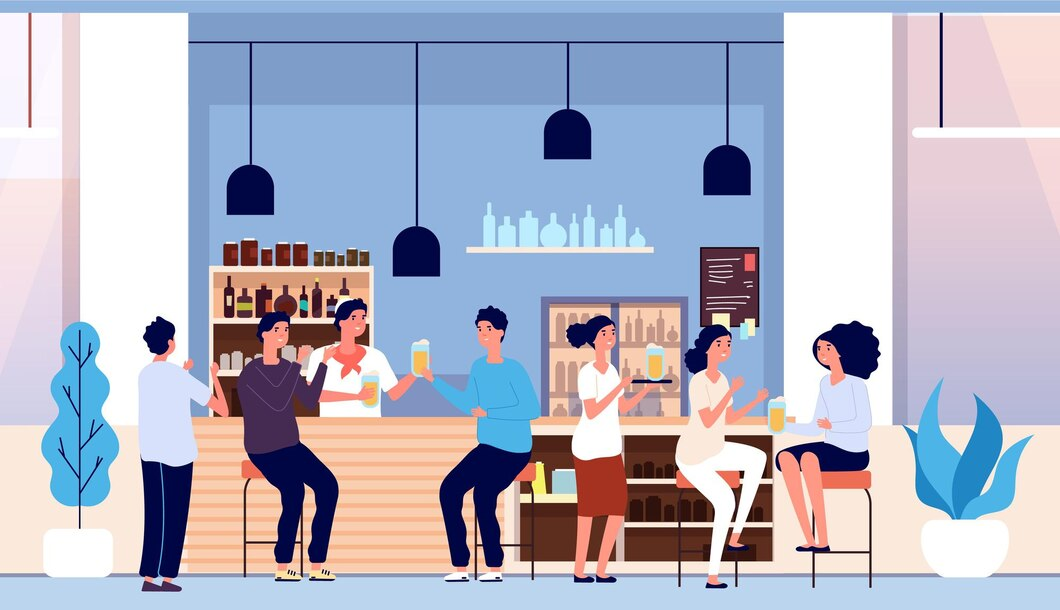
#> input picture images/bar.jpg, 1060 x 610 px
$ python main.py
#> lines starting #> are read from the running program, lines starting #| are printed output that depends on the picture; after the words box and inside, x2 and y2 are one past the last pixel; in counts of white or black regions, pixels touching at a corner belong together
#> in main, img is the input picture: shape (610, 1060, 3); mean B, G, R 197.3, 180.5, 178.7
### create_data/modify_img.py
import random

import cv2 as cv
import numpy as np
from create_data.utils import *
from create_data.constant import *


# [69 lines left out: functions draw_random_rectangle, draw_avg_rectangle, flip_rectangle, not called in this run]


def _find_contours(img, min_area, max_area):
    '''
    find the contour of the image, filter it by contour's area
    :param img: input image
    :param min_area: minimum contour's area
    :param max_area: maximum contour's area
    :return: a list of filtered contours
    '''
#> called with min_area = 1000, max_area = 6000
    copy_img = img.copy()

    gray_img = cv.cvtColor(copy_img, cv.COLOR_BGR2GRAY)
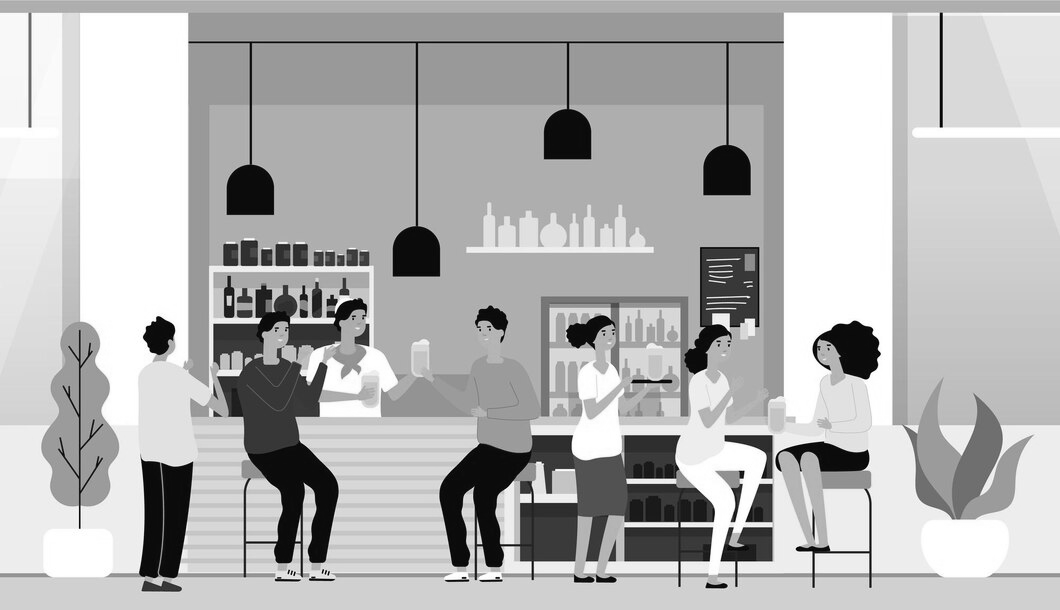
#> gray_img: shape (610, 1060); min 1, max 255, mean 181.9

    # Detect edges with Canny
    canny_img = cv.Canny(gray_img, 30, 250)
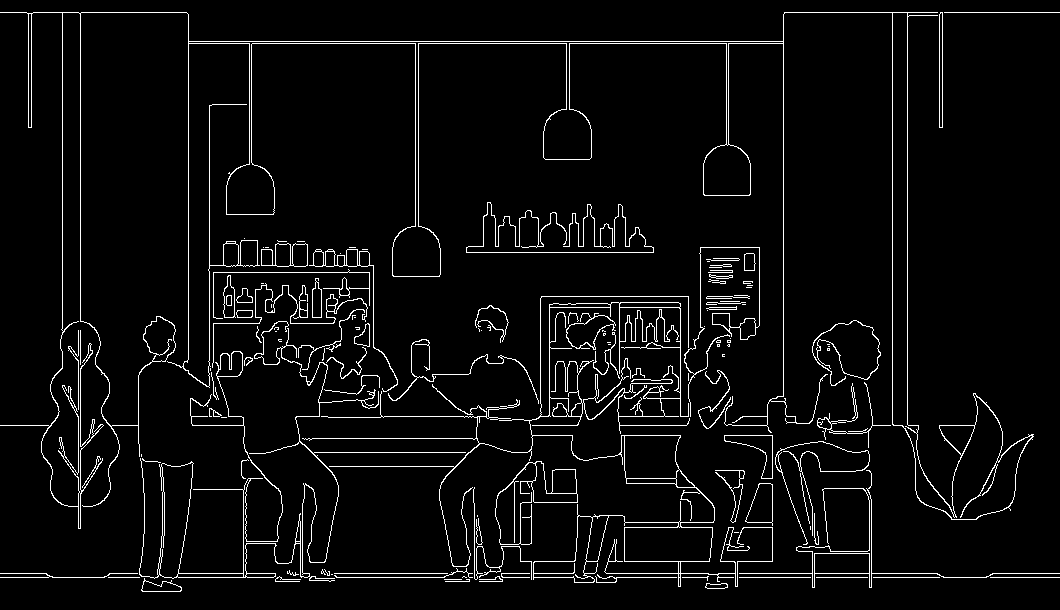
#> canny_img: shape (610, 1060); 4.5% white in thin lines or dots

    contours, hierarchy = cv.findContours(canny_img.copy(), cv.RETR_TREE, cv.CHAIN_APPROX_NONE)
#> contours = 237 contours, 134 with area under 20; largest, box (x1, y1, x2, y2) and area: (0, 12, 1034, 529) 26648, (892, 12, 1033, 520) 12316, (302, 296, 773, 587) 9098, (188, 41, 784, 277) 8796, (139, 321, 466, 582) 3968

    filtered_contours = []
    for contour in contours:
        if min_area < cv.contourArea(contour) < max_area:
            filtered_contours.append(contour)
#> this loop made 237 passes
#> contour on passes 17, 29, 44: [[331, 574], [332, 574]], [[477, 515], [477, 516]], [[141, 454], [141, 455], [141, 456], [141, 455]]
#> after the loop, filtered_contours = 9 contours; largest, box (x1, y1, x2, y2) and area: (139, 321, 466, 582) 3968, (624, 526, 713, 562) 2952, (159, 462, 194, 579) 2654, (624, 435, 681, 479) 2247, (703, 144, 751, 196) 2130

    return filtered_contours


# [25 lines left out: function change_edge_color, not called in this run]


def change_object_color(img, num_changes):
    '''
    Change the color of an object (area) in the image
    :param img: input image
    :param num_changes: number of areas to change
    :return: a modified image
    '''
    copy_img = img.copy()
    contours = _find_contours(copy_img, MIN_POLY_AREA, MAX_POLY_AREA)
#> contours has the same summary as filtered_contours in _find_contours

    # Choose random contours to change
    if len(contours) <= num_changes:
        selected = list(range(len(contours)))
    else:
        selected = random.sample(range(len(contours)), num_changes)
#> selected = [6, 8, 0, 2, 4]

    print(len(selected))
#| 5

    for i in range(len(selected)):
        # random color
        color = generate_color()

        # area = [contours[selected[i]]]
        cv.fillPoly(copy_img, [contours[selected[i]]], color[::-1])
#> this loop made 5 passes
#> (r in generate_color, g in generate_color, b in generate_color) on passes 1 to 5: (124, 103, 235), (200, 212, 77), (247, 122, 91), (149, 228, 232), (55, 129, 35)
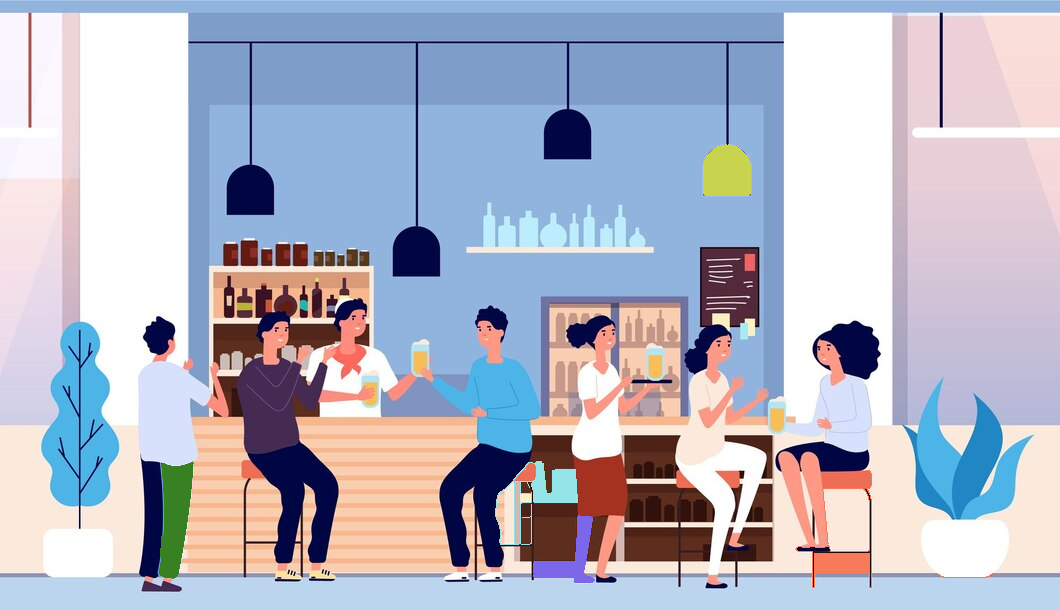
#> copy_img: shape (610, 1060, 3); 1.59% of pixels changed, all inside (x1, y1, x2, y2) = (159, 144, 1060, 588)

    return copy_img

### create_data/utils.py
import random
from create_data.constant import *
import cv2 as cv


# [44 lines left out: functions generate_rects, overlap_rect, not called in this run]


def generate_color():
    '''
    Generate random RGB color
    :return: a tuple of (red, green, blue) value
    '''
    r = random.randrange(255)
    g = random.randrange(255)
    b = random.randrange(255)
    return r, g, b
    # return (255, 0, 0)

### spot_difference/spot_diff.py
import cv2 as cv
from create_data.constant import *

def spot_the_difference(original_img, modified_img):
    original_img_gray = cv.cvtColor(original_img, cv.COLOR_BGR2GRAY)
    modified_img_gray = cv.cvtColor(modified_img, cv.COLOR_BGR2GRAY)

    # Calc the difference
    diff = cv.absdiff(original_img_gray, modified_img_gray)
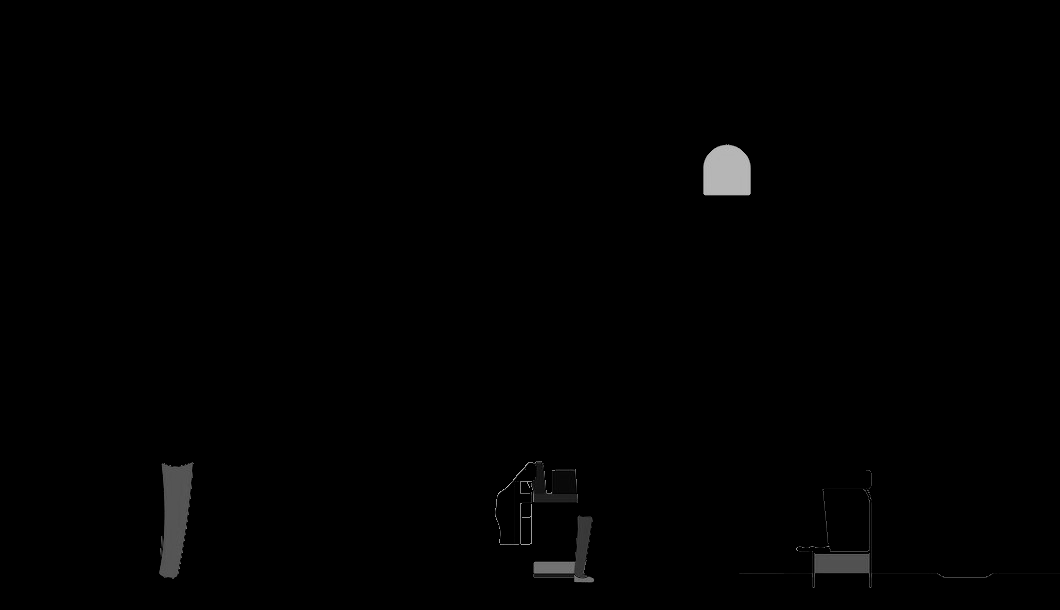
#> diff: shape (610, 1060); min 0, max 202, mean 1.4

    # thresh to binary image
    thresh = cv.threshold(diff, 0, 255, cv.THRESH_BINARY + cv.THRESH_OTSU)

    # Dilate to reduce small noise
    kernel = cv.getStructuringElement(cv.MORPH_DILATE, (5, 5))
#> kernel = [[0, 0, 1, 0, 0], [0, 0, 1, 0, 0], [1, 1, 1, 1, 1], [0, 0, 1, 0, 0], [0, 0, 1, 0, 0]]
    dilate_img = cv.dilate(diff, kernel, iterations=2)

    # Find contour of the differences
    contours, hierarchy = cv.findContours(dilate_img, cv.RETR_EXTERNAL, cv.CHAIN_APPROX_SIMPLE)
#> contours = 5 contours; box (x1, y1, x2, y2) and area: (735, 466, 1060, 592) 8030, (491, 457, 582, 549) 4926, (155, 458, 198, 583) 3772, (699, 140, 755, 200) 2810, (529, 511, 599, 587) 2478

    # Draw bounder around the contours
    for contour in contours:
        if cv.contourArea(contour) > MIN_DIFF_AREA:
            x, y, w, h = cv.boundingRect(contour)
            cv.rectangle(modified_img, (x, y), (x + w, y + h), SPOT_COLOR[::-1], 3)
#> this loop made 5 passes
#> (x, y, w, h) on passes 1 to 5: (529, 511, 70, 76), (735, 466, 325, 126), (155, 458, 43, 125), (491, 457, 91, 92), (699, 140, 56, 60)
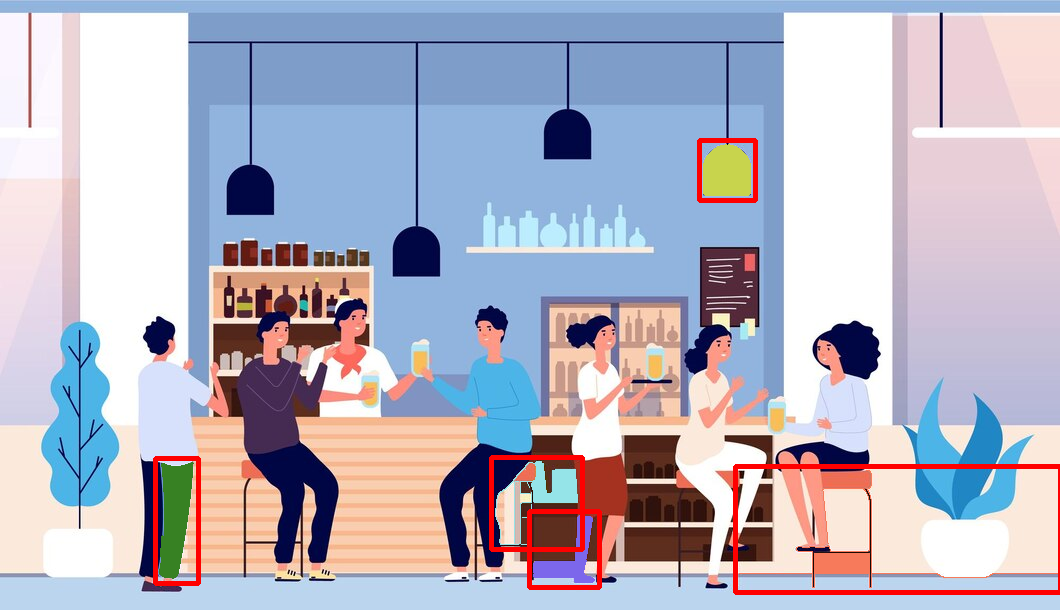
#> modified_img: shape (610, 1060, 3); 1.57% of pixels changed, all inside (x1, y1, x2, y2) = (153, 138, 1060, 595)

    return modified_img

### create_data/img_utils.py
import matplotlib.pyplot as plt
from create_data.modify_img import *
from spot_difference.spot_diff import *


def show_two_img(img1, img2, title1="Original Image", title2=None):
    '''
    Show to image side by side
    :param img1: 1st image
    :param img2: 2nd image
    :param title1: title of 1st image
    :param title2: title of 2nd image
    :return: None
    '''
#> called with title1 = 'Original Image', title2 = 'Level 5'
    fig, (ax1, ax2) = plt.subplots(ncols=2)
    ax1.imshow(img1[:, :, ::-1])
    ax1.set_title(title1)
    ax1.axis('off')
    ax2.imshow(img2[:, :, ::-1])
    ax2.set_title(title2)
    ax2.axis('off')

    plt.show()
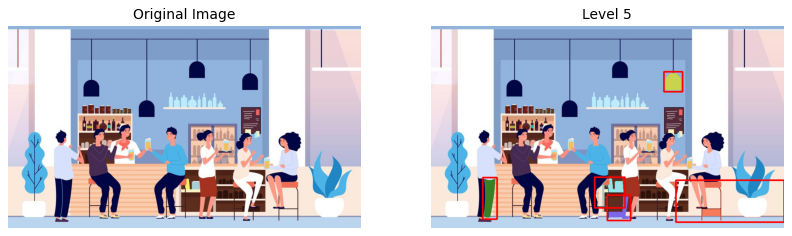
#> figure drawn by matplotlib, 2 panels


def show_level(img, level=1, spot_diff=False):
    '''
    Show the original image and the modified image of the level
    :param img: input image
    :param level: game level (1->5)
    :return: None
    '''
    level_img = []
    plt.rcParams['figure.figsize'] = [12, 8]
    if level == 1:
        level_img = draw_random_rectangle(img, LEVEL1)
    elif level == 2:
        level_img = draw_avg_rectangle(img, LEVEL2)
    elif level == 3:
        level_img = flip_rectangle(img, LEVEL3)
    elif level == 4:
        level_img = change_edge_color(img, LEVEL4)
    elif level == 5:
        level_img = change_object_color(img, LEVEL5)

    if spot_diff:
        level_img = spot_the_difference(img, level_img)

    show_two_img(img, level_img, title2="Level %s" % level)

### main.py
import cv2 as cv
import matplotlib.pyplot as plt
from create_data.img_utils import *
from create_data.modify_img import *


def main():
    img = cv.imread("images/bar.jpg")
    show_level(img, 5, spot_diff=True)


if __name__ == "__main__":
    main()

$ run again, with images/AnimalFarm.jpg copied over images/bar.jpg
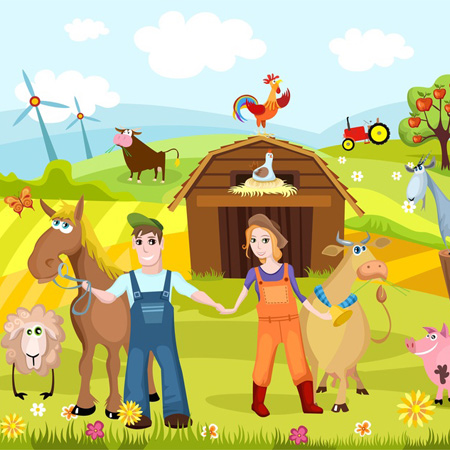
#> input picture images/AnimalFarm.jpg, 450 x 450 px
#> in main, img is the input picture: shape (450, 450, 3); mean B, G, R 123.3, 190.9, 195.2
#> in _find_contours, `canny_img = cv.Canny(gray_img, 30, 250)`:
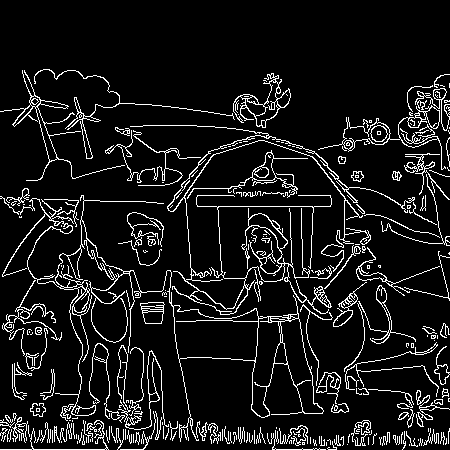
#> canny_img: shape (450, 450); 9.3% white in thin lines or dots, all inside (x1, y1, x2, y2) = (0, 69, 450, 450)
#> in _find_contours, `contours, hierarchy = cv.findContours(canny_img.copy(), cv.RETR_TREE, ..`: contours = 478 contours, 360 with area under 20; largest, box (x1, y1, x2, y2) and area: (0, 195, 324, 442) 8588, (173, 305, 259, 361) 3658, (251, 316, 282, 418) 1737, (280, 318, 324, 414) 1730, (130, 125, 415, 315) 1632
#> the loop in _find_contours, `for contour in contours:` made 478 passes
#> contour on passes 1, 2, 5: [[409, 444], [409, 445]], [[347, 444]], [[302, 443], [303, 442], [304, 443], [303, 444]]
#> after the loop in _find_contours, `for contour in contours:`: filtered_contours = 6 contours; box (x1, y1, x2, y2) and area: (173, 305, 259, 361) 3658, (251, 316, 282, 418) 1737, (280, 318, 324, 414) 1730, (130, 125, 415, 315) 1632, (318, 105, 446, 170) 1234, (233, 73, 291, 128) 1001
#> in change_object_color, `contours = _find_contours(copy_img, MIN_POLY_AREA, MAX_POLY_AREA)`: contours has the same summary as filtered_contours in _find_contours
#> selected = [3, 5, 0, 1, 2]
#| 5
#> the loop in change_object_color, `for i in range(len(selected)):` made 5 passes
#> (r in generate_color, g in generate_color, b in generate_color) on passes 1 to 5: (103, 235, 200), (212, 77, 247), (122, 91, 149), (228, 232, 55), (129, 35, 72)
#> kernel = [[0, 0, 1, 0, 0], [0, 0, 1, 0, 0], [1, 1, 1, 1, 1], [0, 0, 1, 0, 0], [0, 0, 1, 0, 0]]
#> in spot_the_difference, `contours, hierarchy = cv.findContours(dilate_img, cv.RETR_EXTERNAL, cv..`: contours = 1 contour; box (x1, y1, x2, y2) and area: (126, 69, 419, 422) 31396
#> the loop in spot_the_difference, `for contour in contours:` made 1 pass
#> (x, y, w, h) on pass 1: (126, 69, 293, 353)
#> in show_two_img, `plt.show()`:
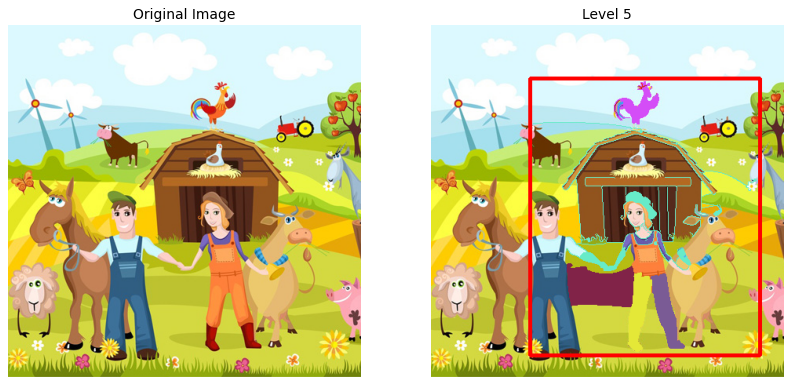
#> figure drawn by matplotlib, 2 panels
